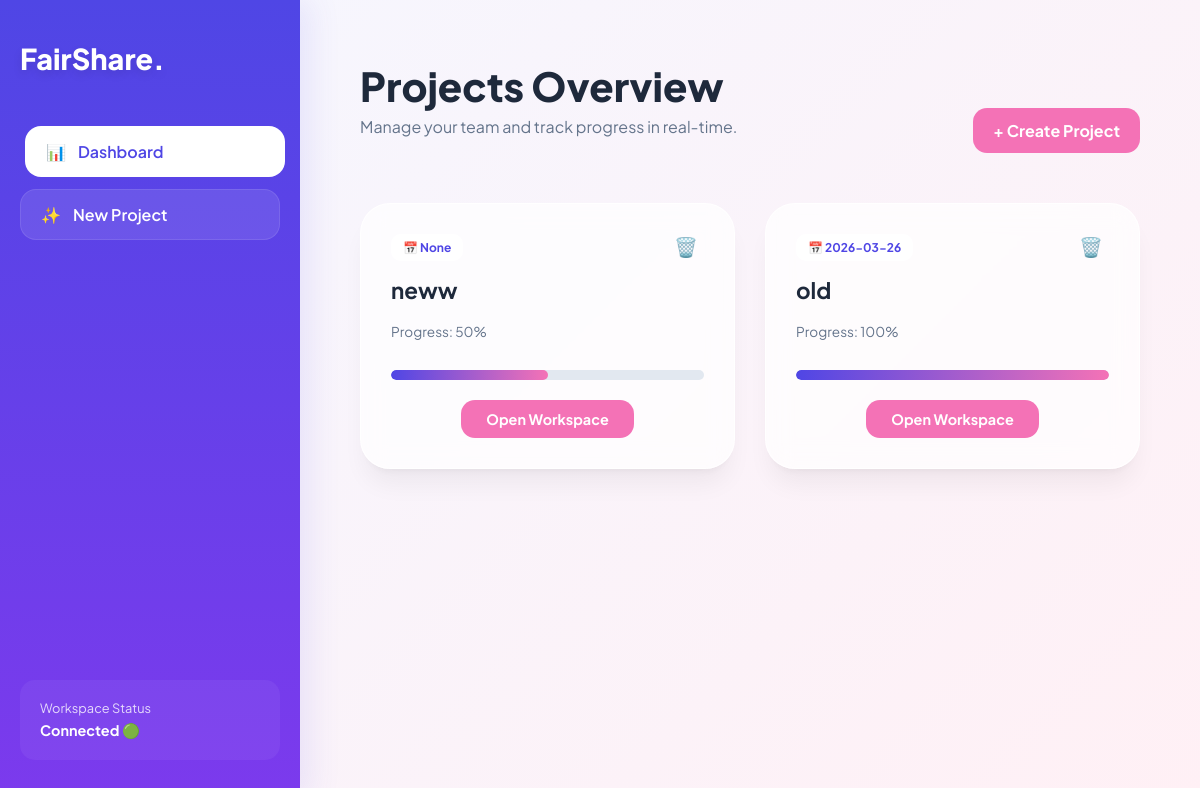
Before: / with the older database file.
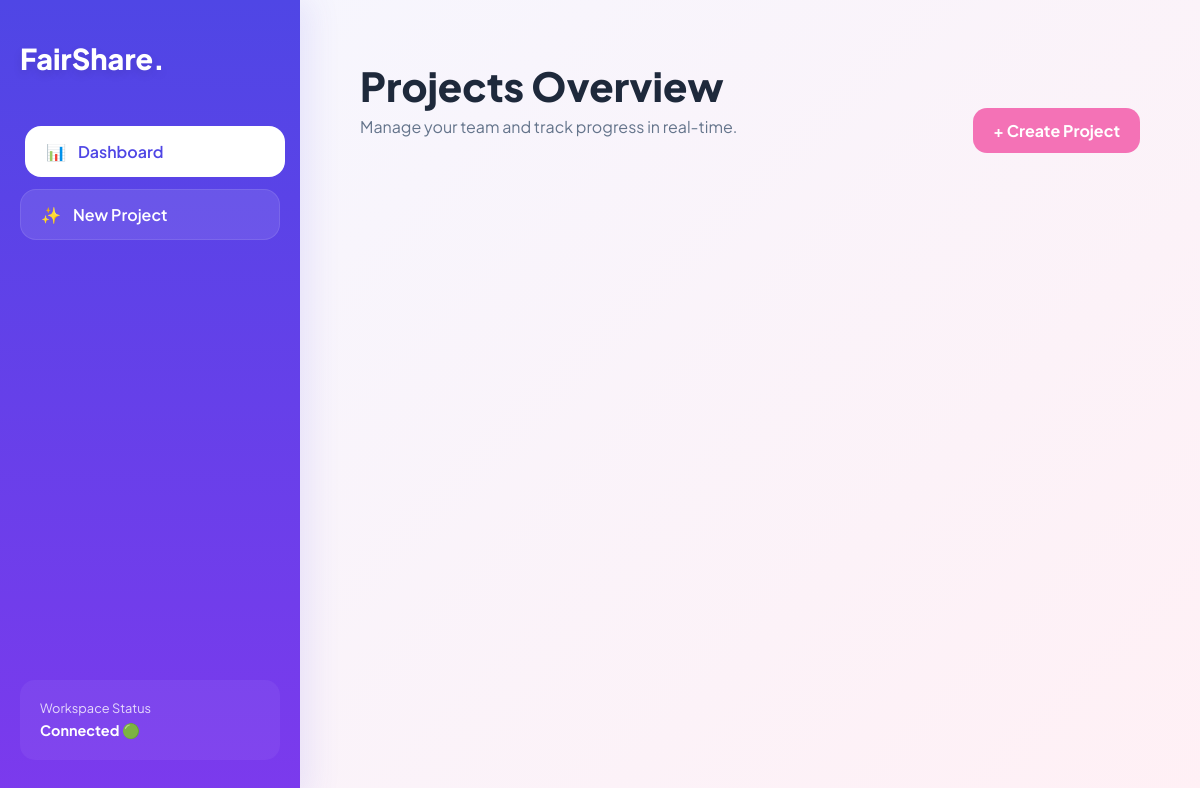
After: the same page with the newer database file.
### tables this page shows
CREATE TABLE projects (id INTEGER PRIMARY KEY AUTOINCREMENT, name TEXT NOT NULL, deadline TEXT);

### app.py (the view)
@app.route("/")
def home():
    conn = get_db_connection()
    projects = conn.execute("SELECT * FROM projects").fetchall()
    projects_with_progress = []
    for project in projects:
        modules = conn.execute("SELECT completed FROM modules WHERE project_id = ?", (project['id'],)).fetchall()
        total = len(modules)
        completed = sum(1 for m in modules if m['completed'])
        progress = int((completed / total) * 100) if total > 0 else 0
        p_dict = dict(project)
        p_dict['progress'] = progress
        projects_with_progress.append(p_dict)
    conn.close()
    return render_template("index.html", projects=projects_with_progress)

### app.py (called while the page is built)
def get_db_connection():
    conn = sqlite3.connect("fairshare.db", timeout=30)
    conn.row_factory = sqlite3.Row
    conn.execute("PRAGMA journal_mode=WAL")
    return conn

### templates/index.html (shortened to what this page needs)
<!DOCTYPE html>
<html lang="en">
<head>
    <link rel="stylesheet" href="{{ url_for('static', filename='style.css') }}">
</head>
<body>
    <nav class="sidebar">
        <div class="logo">FairShare.</div>
        <a href="/" class="btn-nav active">
            <span>📊</span> Dashboard
        </a>
        <a href="/create" class="btn-nav">
            <span>✨</span> New Project
        </a>
        <div style="margin-top: auto; padding: 20px; background: rgba(255,255,255,0.05); border-radius: 15px;">
            <p style="font-size: 0.8rem; margin: 0; opacity: 0.8;">Workspace Status</p>
            <p style="font-size: 0.9rem; font-weight: 700; margin: 5px 0 0 0;">Connected 🟢</p>
        </div>
    </nav>
    <main class="content">
        <header style="display: flex; justify-content: space-between; align-items: center; margin-bottom: 50px;">
            <div>
                <h1 style="font-size: 2.5rem; font-weight: 800; margin: 0;">Projects Overview</h1>
                <p style="color: #64748b; margin-top: 5px;">Manage your team and track progress in real-time.</p>
            </div>
            <a href="/create" class="btn-action">+ Create Project</a>
        </header>
        <div class="grid">
    {% for project in projects %}
    <div class="card">
        <div style="display: flex; justify-content: space-between; align-items: center;">
            <span style="background: #fff; padding: 6px 12px; border-radius: 10px; font-weight: 700; color: #4f46e5; font-size: 0.75rem;">
                📅 {{ project['deadline'] }}
            </span>
           <form action="/project/{{ project['id'] }}/delete" method="POST" style="display: inline;">
    <button type="submit"
            style="background:none; border:none; cursor:pointer; font-size: 1.2rem;"
            onclick="return confirm('Wait! Are you sure you want to delete this project?');">
        🗑️
    </button>
</form>
        </div>
        <h2 style="margin: 15px 0 5px 0; font-size: 1.4rem;">{{ project['name'] }}</h2>
        <p style="color: #64748b; font-size: 0.85rem; margin-bottom: 10px;">Progress: {{ project['progress'] }}%</p>
        <div class="progress-container" style="margin-bottom: 20px;">
            <div class="progress-bar" style="width: {{ project['progress'] }}%;"></div>
        </div>
        <div style="display: flex; justify-content: center; width: 100%;">
            <a href="/project/{{ project['id'] }}" class="btn-action" style="padding: 10px 25px; font-size: 0.9rem;">
                Open Workspace
            </a>
        </div>
    </div>
    {% endfor %}
</div>
    </main>
</body>
</html>

### static/style.css (style rules this page uses)
:root { --side-gradient: linear-gradient(180deg, #4f46e5 0%, #7c3aed 100%); --bg-gradient: linear-gradient(135deg, #f5f7ff 0%, #fff0f5 100%); --glass: rgba(255, 255, 255, 0.7); --accent: #f472b6; --text-dark: #1e293b; --shadow-soft: 0 20px 25px -5px rgba(0, 0, 0, 0.05), 0 8px 10px -6px rgba(0, 0, 0, 0.05); }
body { font-family: 'Plus Jakarta Sans', sans-serif; background: var(--bg-gradient); background-attachment: fixed; color: var(--text-dark); margin: 0; display: flex; min-height: 100vh; }
.sidebar { width: 260px; background: var(--side-gradient); padding: 40px 20px; display: flex; flex-direction: column; color: white; box-shadow: 10px 0 30px rgba(79, 70, 229, 0.1); }
.logo { font-size: 1.8rem; font-weight: 800; margin-bottom: 50px; text-shadow: 0 4px 10px rgba(0,0,0,0.1); }
.btn-nav { display: flex; align-items: center; gap: 12px; padding: 14px 20px; background: rgba(255, 255, 255, 0.1); color: white; text-decoration: none; border-radius: 16px; margin-bottom: 12px; font-weight: 600; transition: 0.3s; border: 1px solid rgba(255,255,255,0.1); }
.btn-nav:hover, .btn-nav.active { background: white; color: #4f46e5; transform: translateX(5px); }
.content { flex: 1; padding: 60px; }
.btn-action { background: var(--accent); color: white; border: none; padding: 12px 20px; border-radius: 14px; font-weight: 700; cursor: pointer; transition: 0.3s; text-decoration: none; display: inline-flex; align-items: center; justify-content: center; width: auto; margin-top: auto; }

Changed rows visible on the page:
removed projects: deadline "None", name "neww", progress "50"
removed projects: deadline "2026-03-26", name "old", progress "100"
